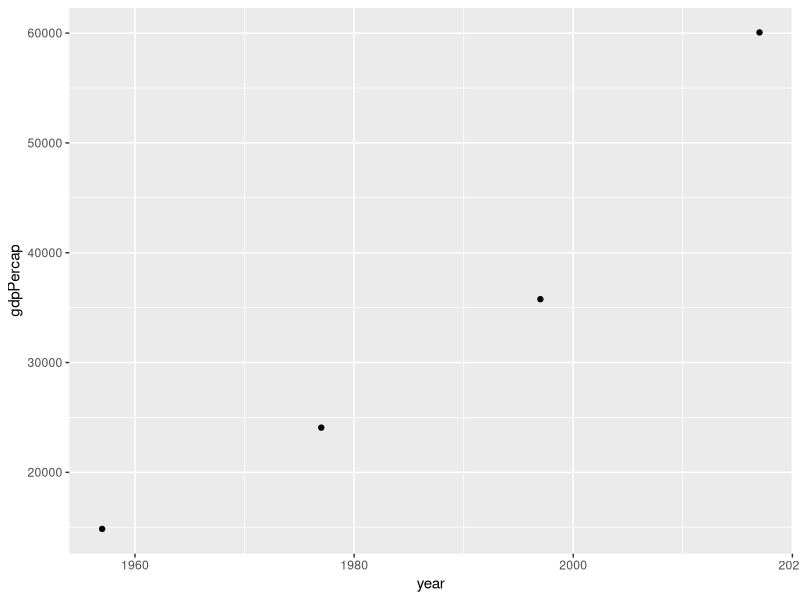

The R script that drew this image:
# Intro to the Tidyverse by Colleen O'Briant

  # Chapter 1 and 2 were all about vectors and tibbles: the structures
  # that hold your data in R.
  # This short challenge will introduce you to visualizing data from a 
  # tibble.

#------------------------------------------------------------------------

# Challenge 1: visualize the data with `qplot()`!

# Run this code to get started:
library(tidyverse)
US_data <- tibble(year      = c(1957, 1977, 1997, 2017),
                  gdpPercap = c(14847, 24073, 35767, 60062),
                  lifeExp   = c(69.5, 73.4, 76.8, 78.5))

# To visualize how US GDP per capita has grown over the past 50 years,
# we can use `qplot()`, which stands for "quick plot".

qplot(x = year, y = gdpPercap, data = US_data)

# You could also visualize how US life expectancy has increased, or
#       how GDP per capita is correlated with life expectancy.

# Look over the help docs for `qplot()` with this:
?qplot

# You'll find that `qplot()` takes many arguments, including: 
#    `x` and `y` (which variable goes on which axis), 
#    `data` (a tibble),
#    `geom` (a character vector specifying what geom to draw, see below),
#    `xlab`, `ylab`, and `main` (labels for the axis and main title).

# Your task: do 3 nice visualizations of `US_data`: one for GDP per capita
#    over time, one for life expectancy over time, and one comparing
#    GDP per capita and life expectancy.
#    The plot details are totally up to you, but your plots must have:
#    At least 2 geoms:
#    (a complete list is here: https://ggplot2.tidyverse.org/reference/),
#    labels for the x and y axis, 
#    and a title for the plot.
#    Submit the code for your final plot here before Thursday.
#         https://forms.gle/TPpXvMYpbM8ymbQp8
#    Have fun and be creative :)

# Note: try not to google examples of `qplot()` until you've given it an
#   honest try. If you do that and still want some extra inspiration, then
#   this is an instance where googling is OK.
